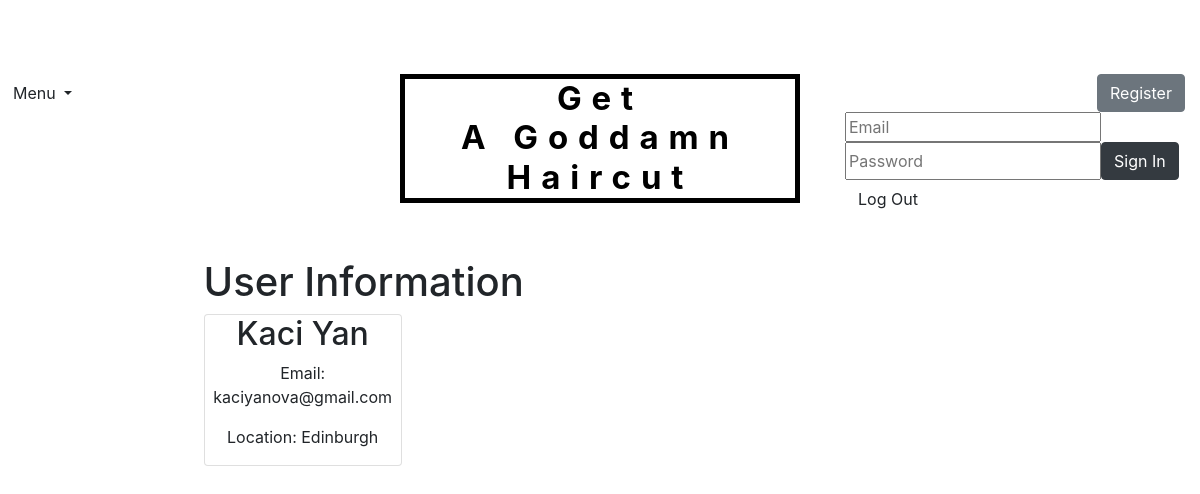
/user/ (signed in), run on the app's committed database.
### tables this page shows
CREATE TABLE "User" (
	"email"	TEXT NOT NULL UNIQUE,
	"name"	TEXT NOT NULL,
	"location"	TEXT,
	"hash_password"	TEXT NOT NULL UNIQUE,
	PRIMARY KEY("email")
);

### run.py (the view)
@app.route('/user/')
@requires_login
def user():
    user=query_db("SELECT email,name,location FROM User WHERE email = ?",[session['user']],one=True)
    if user is None:
        return redirect(url_for('.root'))
    if session.get('user_name', None) is None:
        session['user_name']=user['name']
    return render_template('user.html',user=user)

### run.py (called while the page is built)
def requires_login(f):
    @wraps(f)
    def decorated(*args, **kwargs):
        status = session.get('logged_in', False)
        if not status:
            return redirect(url_for('.root'))
        return f(*args, **kwargs)
    return decorated

def query_db(query, args=(), one=False):
    cur = get_db().execute(query, args)
    rv = cur.fetchall()
    cur.close()
    return (rv[0] if rv else None) if one else rv

def get_db():
    db = getattr(g, 'db', None)
    if db is None:
        db = sql.connect(db_location)
        g.db = db
        db.row_factory = sql.Row
    return db

@app.teardown_appcontext
def close_db_connection(exception):
    db = getattr(g, 'db', None)
    if db is not None:
        db.close()

### templates/user.html
﻿{%extends 'base.html'%}
{%block content%}
<h1>User Information</h1>
<div class="card" style="max-width:25%; text-align:center">
    <h2>{{user['name']}}</h2>
    <p label="Email" class="email">Email: {{user['email']}}</p>
    <p>Location: {{user['location']}}</p>
</div>
{%endblock%}}

### static/css/styles.css (style rules this page uses)
﻿html, body, .grid-container { height: 100%; }

### static/css/map.css (style rules this page uses)
html, body { height: 100%; margin: 0; padding: 0; }

### data on the page
User: name "Kaci Yan", email "kaciyanova@gmail.com", location "Edinburgh"
